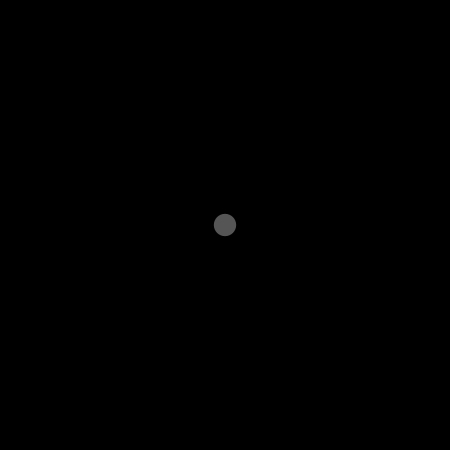
Frame 1 (no input)
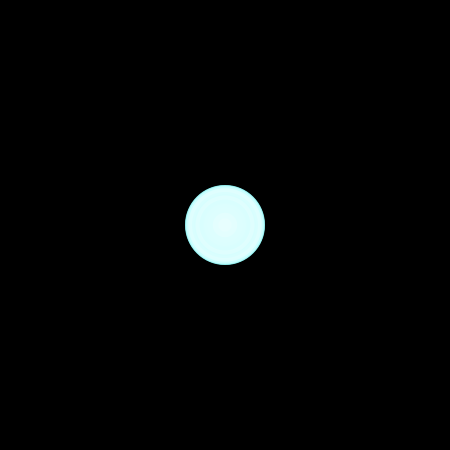
Frame 60 (the mouse pressed at the canvas centre just before this capture)
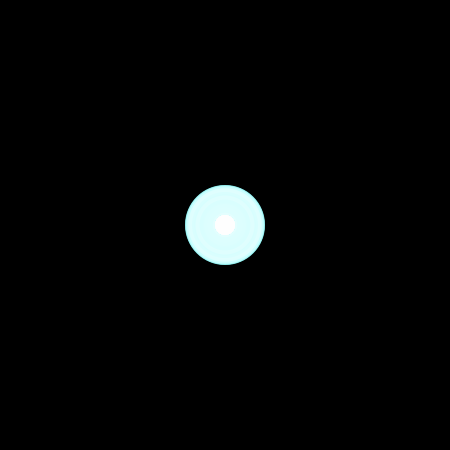
Frame 120 (the mouse held since frame 60 and released just before this capture)

The Processing sketch that drew these frames (run headless with seeded random() and noise(); from frame 60 on, the mouse is pressed at the canvas centre):

// Processing sketch: processing_175650
// ── processing_175650.pde

int counter;

void setup() {  
  size(450, 450); 
  background(0);
  colorMode(RGB,50,100,40,150);
  counter = 5;
}

void draw() {  //draw function loops 
  counter++;
  noStroke();
  fill(random(255),100,255,50);
  
  if(mousePressed == true) { //add some interaction
    ellipse(mouseX, mouseY, 20, 20);
  }
  else {
    ellipse(width/2, height/2, 80*sin(counter), 80*sin(counter));
  }
}
